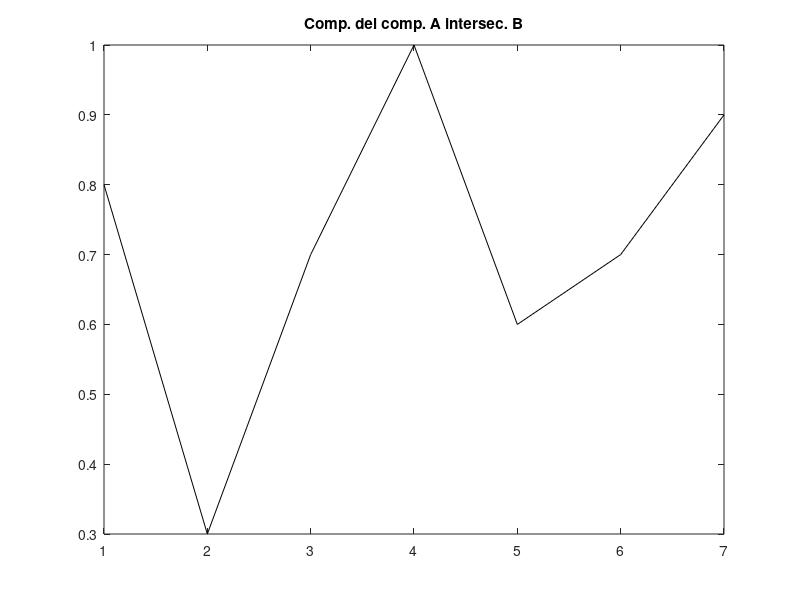

This chart was generated by the following MATLAB code:



x = [1:7];
A = [0.1 0.3 0.7 1 0.6 0.2 0.1];

figure, plot(x, A, 'r')
hold on;

B = [0.2 0.8 1 0.6 0.4 0.3 0.1];
plot(x, B, 'b'), title('AUB en verde. AintersecB en negro')
hold on;

%A U B
plot(x,max(A,B),'g')
hold on;
%Comentar el hold on para que no salgan en la misma grafica

%A ? B
plot(x,min(A,B),'k')
hold on;
hold off;
%Comentar el hold on para que no salgan en la misma grafica

%C(B)
d=imcomplement(B)
plot(x,d,'k'),title('Complemento de B')

%C(A U B)
e=imcomplement(max(A,B))
plot(x,e,'k'),title('Complemento A U B')

%C(C(A) ? B)

f=imcomplement(min(imcomplement(A),B))
plot(x,f,'k'),title('Comp. del comp. A intersec. B')






